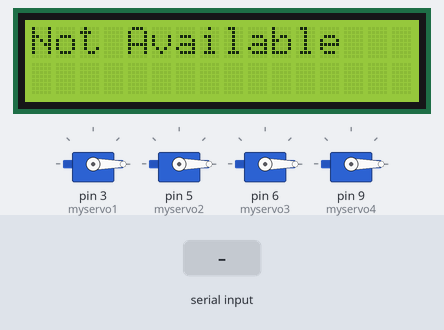
Recording of a sketch running on a simulated Arduino Uno, built with avr-gcc and run on an emulated ATmega328P. On the bench: 4 × servo, 16×2 character LCD. The inputs (shaded band) are chosen by the test bench. What the sketch prints to the serial monitor is not drawn.

Above: at 1.2 s.
1.3 s: "A" received over Serial
At 2.9 s:
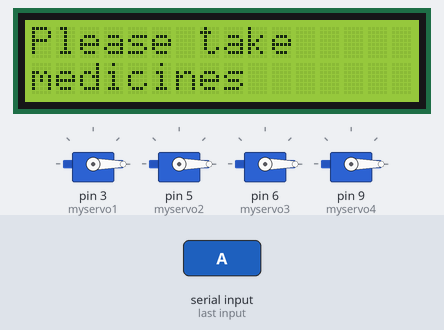
At 4.4 s:
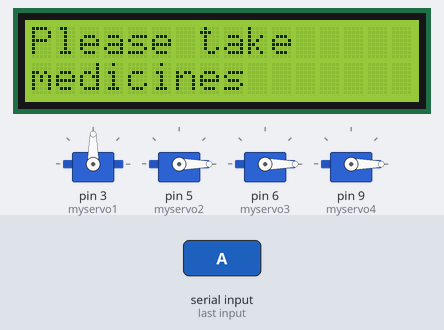
10.3 s: "B" received over Serial
At 19.3 s:
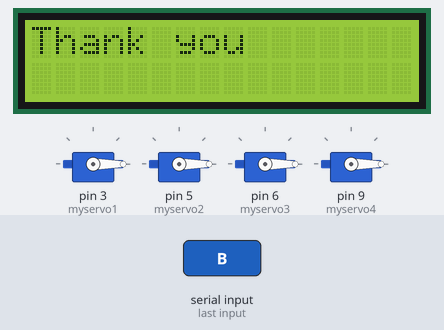
Timing chart, 0 to 20.8 s (numbered marks = the images above; inputs shaded):
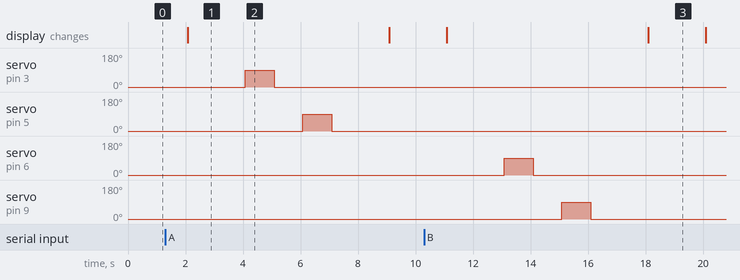

The sketch:

C_code_with_comments.ino
```cpp
#include <Servo.h> // Include the Servo library for controlling servos
#include<LiquidCrystal.h> // Include the LiquidCrystal library for LCD display
Servo myservo1; // Create a Servo object for servo 1
Servo myservo2; // Create a Servo object for servo 2
Servo myservo3; // Create a Servo object for servo 3
Servo myservo4; // Create a Servo object for servo 4

LiquidCrystal lcd(13,8,12,11,10,4); //LiquidCrystal object for the LCD display with pin connections

int pos1 = 0;  // Initialize a variable to store the position of servo 1
int pos2 = 0;  // Initialize a variable to store the position of servo 2
int pos3 = 0;  // Initialize a variable to store the position of servo 3
int pos4 = 0;  // Initialize a variable to store the position of servo 4

char incomingChar =0;

void setup() {
  myservo1.write(0); // Set servo 1 to the initial position (0 degrees)
  myservo2.write(0); // Set servo 2 to the initial position (0 degrees)
  myservo3.write(0); // Set servo 3 to the initial position (0 degrees)
  myservo4.write(0); // Set servo 4 to the initial position (0 degrees)

  myservo1.attach(3); // Attach servo 1 to digital pin 3
  myservo2.attach(5); // Attach servo 2 to digital pin 5
  myservo3.attach(6); // Attach servo 3 to digital pin 6
  myservo4.attach(9); // Attach servo 4 to digital pin 9

  Serial.begin(9600);  // Initialize serial communication at 9600 baud
  lcd.begin(16,2);    // Initialize the LCD display with 16 columns and 2 rows
  lcd.print("Please scan QR"); // Display the initial message on LCD

}

void loop() {
  if (Serial.available() > 0) {
    // Read the incoming character from serial communication
    incomingChar = Serial.read();
    Serial.println(incomingChar);
  }
//----------------------------------------------------------------------
  if (incomingChar == 'A' || incomingChar == 'B') {
    lcd.clear(); // Clear the LCD
    lcd.setCursor(0, 0); // Set the cursor to the first line
    lcd.print("Please take"); // Display "Please take" on the first line
    lcd.setCursor(0, 1); // Set the cursor to the second line
    lcd.print("medicines"); // Display "medicines" on the second line
    delay(2000); // Display the message for 2 seconds

  // A set of two motors is used
  //Motor 1 is used to open a flap, which releases the bottle (the plane on which the bottles are, is inclined so the bottle falls due to gravity)
  //After the bottle falls, Motor 1 closes the flap attached to it
  //Motor 2 opens its flap so that the bottle next in line can take the place of the previous bottle
  //After the bottle rolls into position, the flap is closed to isolate the other bottles from this bottle
  // 'A'  stands for medicine 1
   if(incomingChar == 'A') {   //If it is medicine A, then commence the following motor operations

   myservo1.write(90);     //motor1 flap open
    delay(1000);
   myservo1.write(0);    //motor 1 flap close
   delay(1000);
    myservo2.write(90);   //motor 2 flap open
    delay(1000);
    myservo2.write(0);  //motor 2 flap close
    delay(2000);
    incomingChar = '0';
  }
//-----------------------------------------------------------------
 // 'B' stands for medicine 2 and uses two motors for the same functionality as above.

  if(incomingChar =='B')    //If it is medicine B, then commence the following motor operations
  {

    myservo3.write(90);   //motor 3 flap open
    delay(1000);
   myservo3.write(0);     // motor 3 flap close
   delay(1000);
    myservo4.write(90);   // motor 4 flap open
    delay(1000);
    myservo4.write(0);      //motor 4 flap close
    delay(2000);
    incomingChar = '0';
}
     lcd.clear(); // Clear the LCD
    lcd.setCursor(0, 0); // Set the cursor to the first line

    lcd.print("Thank you"); // Display "Thank you" on the first line
    delay(2000); // Display the message for 2 seconds
    lcd.clear(); // Clear the LCD
    lcd.setCursor(0, 0); // Set the cursor to the first line
    lcd.print("Please Scan QR");
  }


   // If the medicine for the QR code that is scanned is not available, then show "not available" on the LCD screen
  if (incomingChar != '0') {
    lcd.clear(); // Clear the LCD
    lcd.setCursor(0, 0); // Set the cursor to the first line
    lcd.print("Not Available"); // Display "Invalid QR code"
    delay(2000); // Display the message for 2 seconds
    lcd.clear(); // Clear the LCD
    lcd.setCursor(0, 0); // Set the cursor to the first line
    lcd.print("Please scan QR"); // Display the initial message
    incomingChar = '0'; // Reset incomingChar
  }


}
```

Measured:
- after the input at 1.3 s, servo on pin 3 (myservo1): 0° → 90° after 2.8 s, → 0° 1.0 s later; servo on pin 5 (myservo2): 0° → 90° after 4.8 s, → 0° 1.0 s later; the display: first differs from a run without the input after 0.78 s (image 1)
- after the input at 10.3 s, servo on pin 6 (myservo3): 0° → 90° after 2.8 s, → 0° 1.0 s later; servo on pin 9 (myservo4): 0° → 90° after 4.8 s, → 0° 1.0 s later; the display: first differs from a run without the input after 0.79 s (image 3 shows a later state)
- what the display in image 1 shows lasts 7.0 s, from 2.1 s to 9.1 s
